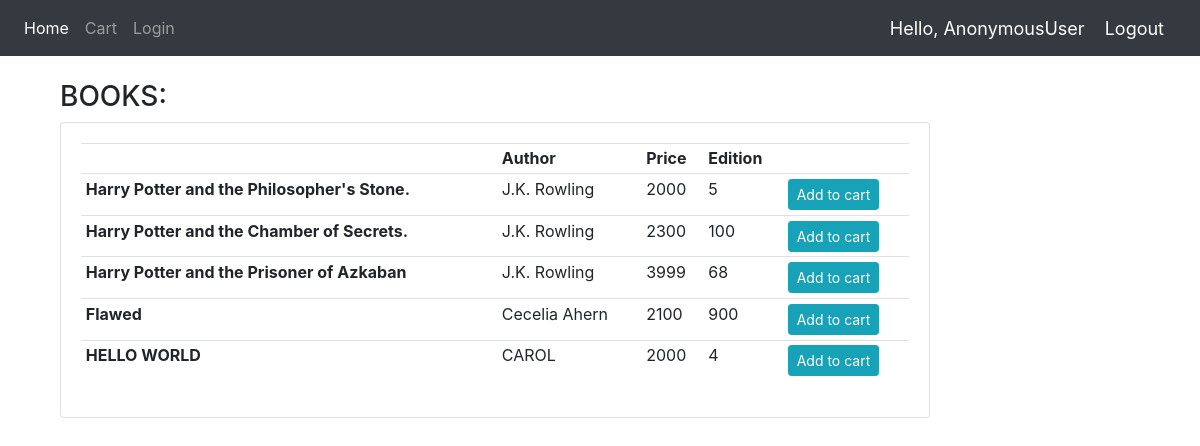
The page / on the database its author committed.
### book/models.py (models this page shows, shortened)
class Book(models.Model):
    title=models.CharField(max_length=200,null=True)
    Author=models.CharField(max_length=200,null=True)
    Price=models.IntegerField()
    Edition=models.IntegerField()

### book/views.py (the view)
# urls.py: path('', home,name='home'),
def home(request):
    books=Book.objects.all()
    context={'books':books}
    if request.user.is_staff:
        return render(request,'book/home.html',context)
    else:
        return render(request,'book/home.html',context)

### book/templates/book/home.html
{% extends 'book/main.html' %}
{% block content %}
<br>
<div class="container">
<div class="container row">
	<div class="col-lg-10">
		<h3>BOOKS:</h3>
		<div class="card card-body">
			<table class="table table-sm">
				<tr>
					<th><Title></Title></th>
					<th>Author</th>
					<th>Price</th>
                    <th>Edition</th>
                    <th></th>
				</tr>
                {% for book in books %}
		        <tr>
					<td><b>{{book.title}}</b> </td>
                    <td>{{book.Author}} </td>
					<td>{{book.Price}} </td>
					<td> {{book.Edition}} </td>
                    <td><a class="btn btn-sm btn-info" href="{% url 'addtocart' book.id %}">Add to cart</a> </td>
				</tr>
				{% endfor %}
			</table>
		</div>
	</div>
</div>
{% endblock %}

### book/templates/book/main.html (shortened to what this page needs)
{% load static %}
<html>
    <head>
        <link rel="stylesheet" href="https://stackpath.bootstrapcdn.com/bootstrap/4.5.0/css/bootstrap.min.css">
    </head>
    <body>
        {% include 'book/navbar.html' %}
        {% block content %}
        {% endblock %}
        <br>
    </body>
</html>

### book/templates/book/navbar.html (shortened to what this page needs)
{% load static %}
<nav class="navbar navbar-expand-lg navbar-dark bg-dark">
  <div class="collapse navbar-collapse" id="navbarNav">
    <ul class="navbar-nav">
      <li class="nav-item active">
        <a class="nav-link" href="{% url 'home' %}">Home</a>
      </li>
      {% if request.user.is_staff %}
      </li>
      <li class="nav-item active">
        <a class="nav-link" href="{% url 'addbook' %}">Add Books</a>
      </li>
      {% else %}
      <li class="nav-item">
        <a class="nav-link" href="{% url 'viewcart' %}">Cart</a>
      </li>
      {% endif %}
      <li class="nav-item">
        <a class="nav-link" href="{% url 'login' %}">Login</a>
      </li>
    </ul>
  </div>
  <span class="hello-msg">Hello, {{request.user}}</span>
  <span ><a  class="hello-msg" href="{% url 'logout' %}">Logout</a></span>
</nav>

### book/templates/book/navbar.html (style rules this page uses)
.hello-msg { font-size: 18px; color: #fff; margin-right: 20px; }

### rows shown on the page
Book: title "Harry Potter and the Philosopher's Stone.", Author "J.K. Rowling", Price "2000", Edition "5"
Book: title "Harry Potter and the Chamber of Secrets.", Author "J.K. Rowling", Price "2300", Edition "100"
Book: title "Harry Potter and the Prisoner of Azkaban", Author "J.K. Rowling", Price "3999", Edition "68"
Book: title "Flawed", Author "Cecelia Ahern", Price "2100", Edition "900"
Book: title "HELLO WORLD", Author "CAROL", Price "2000", Edition "4"

### other values the page prints
{{ request.user }} "AnonymousUser"
